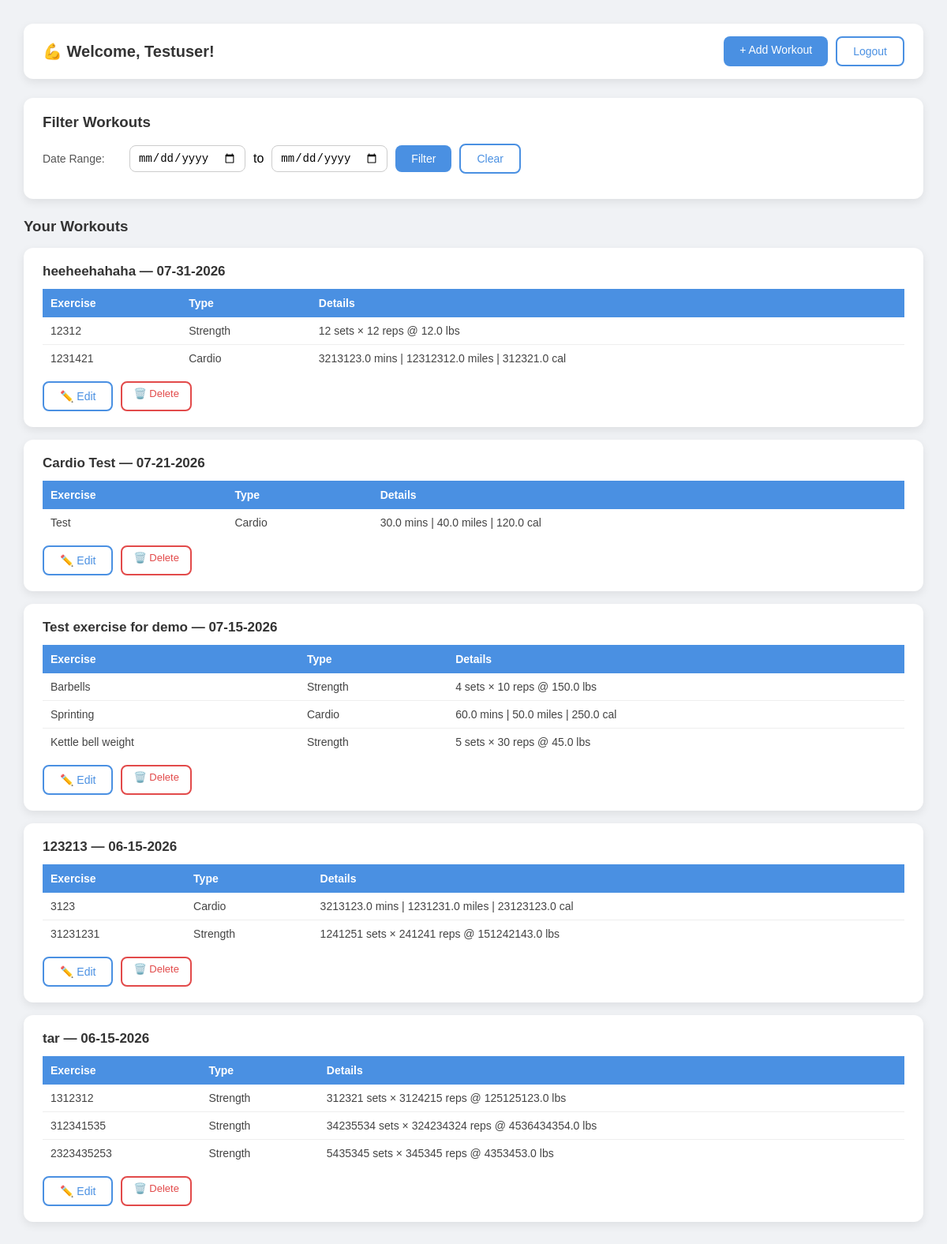
The page /dashboard (signed in) on the database its author committed.
### models.py (models this page shows)
class User(UserMixin, db.Model):
    id = db.Column(db.Integer, primary_key=True)
    username = db.Column(db.String(100), unique=True, nullable=False)
    password = db.Column(db.String(200), nullable=False)
    workouts = db.relationship('Workout', backref='user', lazy=True)

class Workout(db.Model):
    id = db.Column(db.Integer, primary_key=True)
    name = db.Column(db.String(100), nullable=False)  # example "Leg Day" lol
    date = db.Column(db.String(50), nullable=False)
    user_id = db.Column(db.Integer, db.ForeignKey('user.id'), nullable=False)
    exercises = db.relationship('Exercise', backref='workout', lazy=True)

class Exercise(db.Model):
    id = db.Column(db.Integer, primary_key=True)
    name = db.Column(db.String(100), nullable=False)
    exercise_type = db.Column(db.String(20), nullable=False, default='strength')
    sets = db.Column(db.Integer, nullable=True)
    reps = db.Column(db.Integer, nullable=True)
    weight = db.Column(db.Float, nullable=True)
    duration = db.Column(db.Float, nullable=True)   # minutes
    distance = db.Column(db.Float, nullable=True)   # miles
    calories = db.Column(db.Float, nullable=True)
    workout_id = db.Column(db.Integer, db.ForeignKey('workout.id'), nullable=False)

### app.py (the view)
@app.route("/dashboard")
@login_required
def dashboard():
    workouts = Workout.query.filter_by(user_id=current_user.id)
    start_date = request.args.get("start_date")
    end_date = request.args.get("end_date")
    if start_date and end_date:
        workouts = workouts.filter(Workout.date >= start_date, Workout.date <= end_date)
    workouts = workouts.order_by(Workout.date.desc()).all()
    return render_template("dashboard.html", workouts=workouts, today=date.today())

### app.py (called while the page is built)
@login_manager.user_loader
def load_user(user_id):
    return User.query.get(int(user_id))

### templates/dashboard.html (shortened to what this page needs)
<!DOCTYPE html>
<html>
<head>
    <link rel="stylesheet" href="{{ url_for('static', filename='styles.css') }}">
</head>
<body>
    <div class="top-bar">
        <h2>💪 Welcome, {{ current_user.username }}!</h2>
        <div class="top-bar-buttons">
            <a href="{{ url_for('add_workout') }}" class="btn-primary">+ Add Workout</a>
            <a href="{{ url_for('logout') }}" class="btn-secondary">Logout</a>
        </div>
    </div>
    <div class="filter-card">
        <h3>Filter Workouts</h3>
        <form method="GET" action="{{ url_for('dashboard') }}">
            <div class="filter-row">
            <label>Date Range:</label>
            <input type="date" name="start_date"> to
            <input type="date" name="end_date">
            <button type="submit" class="btn-primary">Filter</button>
            <a href="{{ url_for('dashboard') }}" class="btn-secondary">Clear</a>
            </div>
        </form>
    </div>
    <h3 style="color: #333; margin-bottom: 16px;">Your Workouts</h3>
    {% if workouts %}
        {% for workout in workouts %}
            <div class="workout-card">
                <h4>{{ workout.name }} — {{ workout.date[5:7] }}-{{ workout.date[8:10] }}-{{ workout.date[0:4] }}</h4>
                <table>
                    <tr>
                        <th>Exercise</th>
                        <th>Type</th>
                        <th>Details</th>
                    </tr>
                    {% for ex in workout.exercises %}
                    <tr>
                        <td>{{ ex.name }}</td>
                        <td>{{ ex.exercise_type | capitalize }}</td>
                        <td>
                            {% if ex.exercise_type == 'cardio' %}
                                {{ ex.duration or '—' }} mins |
                                {{ ex.distance or '—' }} miles |
                                {{ ex.calories or '—' }} cal
                            {% else %}
                                {{ ex.sets or '—' }} sets ×
                                {{ ex.reps or '—' }} reps @
                                {{ ex.weight or '—' }} lbs
                            {% endif %}
                        </td>
                    </tr>
                    {% endfor %}
                </table>
                <div class="card-actions">
                    <a href="{{ url_for('edit_workout', workout_id=workout.id) }}" class="btn-secondary">✏️ Edit</a>
                    <a href="{{ url_for('delete_workout', workout_id=workout.id) }}" class="btn-danger" onclick="return confirm('Are you sure you want to delete this workout? This cannot be undone!')">🗑️ Delete</a>
                </div>
            </div>
        {% endfor %}
    {% else %}
        <p class="no-workouts">No workouts yet. You should totally add one!</p>
    {% endif %}
</body>
</html>

### templates/dashboard.html (style rules this page uses)
* { margin: 0; padding: 0; box-sizing: border-box; }
body { font-family: Arial, sans-serif; background-color: #f0f2f5; padding: 30px; }
.top-bar { display: flex; justify-content: space-between; align-items: center; background-color: white; padding: 16px 24px; border-radius: 12px; box-shadow: 0 4px 12px rgba(0,0,0,0.08); margin-bottom: 24px; }
.top-bar h2 { color: #333; font-size: 20px; }
.top-bar-buttons { display: flex; gap: 10px; }
.btn-primary { padding: 9px 20px; background-color: #4a90e2; color: white; border: none; border-radius: 8px; font-size: 14px; cursor: pointer; text-decoration: none; }
.btn-secondary { padding: 9px 20px; background-color: white; color: #4a90e2; border: 2px solid #4a90e2; border-radius: 8px; font-size: 14px; cursor: pointer; text-decoration: none; }
.btn-danger { padding: 6px 14px; background-color: white; color: #e24a4a; border: 2px solid #e24a4a; border-radius: 8px; font-size: 13px; cursor: pointer; text-decoration: none; }
.filter-card { background-color: white; padding: 20px 24px; border-radius: 12px; box-shadow: 0 4px 12px rgba(0,0,0,0.08); margin-bottom: 24px; }
.filter-card h3 { color: #333; margin-bottom: 16px; }
.filter-row { display: flex; align-items: center; gap: 10px; margin-bottom: 12px; flex-wrap: wrap; }
.filter-row label { font-size: 14px; color: #555; min-width: 100px; }
input[type="date"], input[type="month"] { padding: 7px 10px; border: 1px solid #ccc; border-radius: 8px; font-size: 14px; }
.workout-card { background-color: white; padding: 20px 24px; border-radius: 12px; box-shadow: 0 4px 12px rgba(0,0,0,0.08); margin-bottom: 16px; }
.workout-card h4 { color: #333; font-size: 17px; margin-bottom: 12px; }
table { width: 100%; border-collapse: collapse; margin-bottom: 12px; }
th { background-color: #4a90e2; color: white; padding: 10px; text-align: left; font-size: 14px; }
td { padding: 9px 10px; border-bottom: 1px solid #eee; font-size: 14px; color: #444; }
tr:last-child td { border-bottom: none; }
.card-actions { display: flex; gap: 10px; margin-top: 12px; }
a { text-decoration: none; }

### rows shown on the page
User: username "Testuser"
Workout: name "heeheehahaha", date "07", date "31", date "2026"
Exercise: name "12312", exercise_type "Strength", sets "12", reps "12", weight "12.0"
Exercise: name "1231421", exercise_type "Cardio", duration "3213123.0", distance "12312312.0", calories "312321.0"
Workout: name "Cardio Test", date "07", date "21", date "2026"
Exercise: name "Test", exercise_type "Cardio", duration "30.0", distance "40.0", calories "120.0"
Workout: name "Test exercise for demo", date "07", date "15", date "2026"
Exercise: name "Barbells", exercise_type "Strength", sets "4", reps "10", weight "150.0"
Exercise: name "Sprinting", exercise_type "Cardio", duration "60.0", distance "50.0", calories "250.0"
Exercise: name "Kettle bell weight", exercise_type "Strength", sets "5", reps "30", weight "45.0"
Workout: name "123213", date "06", date "15", date "2026"
Exercise: name "3123", exercise_type "Cardio", duration "3213123.0", distance "1231231.0", calories "23123123.0"
Exercise: name "31231231", exercise_type "Strength", sets "1241251", reps "241241", weight "151242143.0"
Workout: name "tar", date "06", date "15", date "2026"
Exercise: name "1312312", exercise_type "Strength", sets "312321", reps "3124215", weight "125125123.0"
Exercise: name "312341535", exercise_type "Strength", sets "34235534", reps "324234324", weight "4536434354.0"
Exercise: name "2323435253", exercise_type "Strength", sets "5435345", reps "345345", weight "4353453.0"
